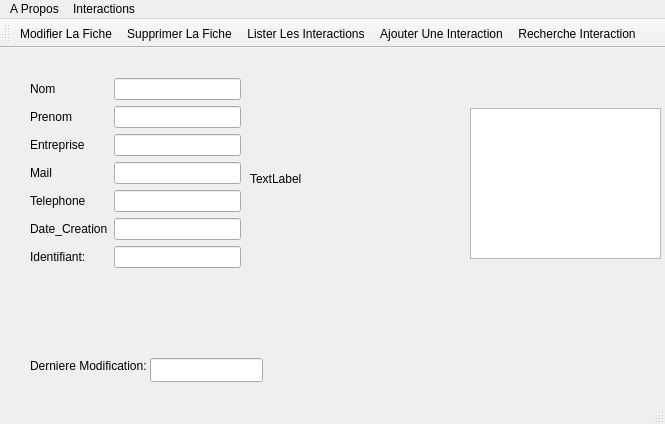
<?xml version="1.0" encoding="UTF-8"?>
<ui version="4.0">
 <class>PageContact</class>
 <widget class="QMainWindow" name="PageContact">
  <property name="geometry">
   <rect>
    <x>0</x>
    <y>0</y>
    <width>665</width>
    <height>424</height>
   </rect>
  </property>
  <property name="windowTitle">
   <string>Page Contact</string>
  </property>
  <widget class="QWidget" name="centralwidget">
   <widget class="QWidget" name="formLayoutWidget">
    <property name="geometry">
     <rect>
      <x>30</x>
      <y>30</y>
      <width>211</width>
      <height>231</height>
     </rect>
    </property>
    <layout class="QFormLayout" name="formLayout">
     <item row="0" column="1">
      <widget class="QLineEdit" name="Nom"/>
     </item>
     <item row="1" column="1">
      <widget class="QLineEdit" name="Prenom"/>
     </item>
     <item row="2" column="1">
      <widget class="QLineEdit" name="Entreprise"/>
     </item>
     <item row="3" column="1">
      <widget class="QLineEdit" name="Mail"/>
     </item>
     <item row="4" column="1">
      <widget class="QLineEdit" name="Telephone"/>
     </item>
     <item row="5" column="1">
      <widget class="QLineEdit" name="Date_Creation"/>
     </item>
     <item row="6" column="1">
      <widget class="QLineEdit" name="id"/>
     </item>
     <item row="0" column="0">
      <widget class="QLabel" name="label">
       <property name="text">
        <string>Nom</string>
       </property>
      </widget>
     </item>
     <item row="1" column="0">
      <widget class="QLabel" name="label_2">
       <property name="text">
        <string>Prenom</string>
       </property>
      </widget>
     </item>
     <item row="2" column="0">
      <widget class="QLabel" name="label_3">
       <property name="text">
        <string>Entreprise</string>
       </property>
      </widget>
     </item>
     <item row="3" column="0">
      <widget class="QLabel" name="label_4">
       <property name="text">
        <string>Mail</string>
       </property>
      </widget>
     </item>
     <item row="4" column="0">
      <widget class="QLabel" name="label_5">
       <property name="text">
        <string>Telephone</string>
       </property>
      </widget>
     </item>
     <item row="5" column="0">
      <widget class="QLabel" name="label_6">
       <property name="text">
        <string>Date_Creation</string>
       </property>
      </widget>
     </item>
     <item row="6" column="0">
      <widget class="QLabel" name="label_7">
       <property name="text">
        <string>Identifiant:</string>
       </property>
      </widget>
     </item>
    </layout>
   </widget>
   <widget class="QTableWidget" name="Result_Interaction">
    <property name="geometry">
     <rect>
      <x>470</x>
      <y>60</y>
      <width>191</width>
      <height>151</height>
     </rect>
    </property>
   </widget>
   <widget class="QLabel" name="label_8">
    <property name="geometry">
     <rect>
      <x>30</x>
      <y>310</y>
      <width>121</width>
      <height>16</height>
     </rect>
    </property>
    <property name="text">
     <string>Derniere Modification:</string>
    </property>
   </widget>
   <widget class="QLineEdit" name="Modification">
    <property name="geometry">
     <rect>
      <x>150</x>
      <y>310</y>
      <width>113</width>
      <height>24</height>
     </rect>
    </property>
   </widget>
   <widget class="QLabel" name="Photo">
    <property name="geometry">
     <rect>
      <x>250</x>
      <y>10</y>
      <width>201</width>
      <height>241</height>
     </rect>
    </property>
    <property name="text">
     <string>TextLabel</string>
    </property>
   </widget>
  </widget>
  <widget class="QMenuBar" name="menubar">
   <property name="geometry">
    <rect>
     <x>0</x>
     <y>0</y>
     <width>665</width>
     <height>21</height>
    </rect>
   </property>
   <widget class="QMenu" name="menuA_Propos">
    <property name="title">
     <string>A Propos</string>
    </property>
    <addaction name="actionModifier_La_Fiche"/>
    <addaction name="actionSupprimer_La_Fiche"/>
   </widget>
   <widget class="QMenu" name="menuInteractions">
    <property name="title">
     <string>Interactions</string>
    </property>
    <addaction name="actionAjouter_Une_Interaction"/>
    <addaction name="actionLister_Les_Interactions"/>
    <addaction name="actionRecherche_Interaction"/>
   </widget>
   <addaction name="menuA_Propos"/>
   <addaction name="menuInteractions"/>
  </widget>
  <widget class="QStatusBar" name="statusbar">
   <property name="styleSheet">
    <string notr="true"/>
   </property>
  </widget>
  <widget class="QToolBar" name="toolBar">
   <property name="windowTitle">
    <string>toolBar</string>
   </property>
   <attribute name="toolBarArea">
    <enum>TopToolBarArea</enum>
   </attribute>
   <attribute name="toolBarBreak">
    <bool>false</bool>
   </attribute>
   <addaction name="actionModifier_La_Fiche"/>
   <addaction name="actionSupprimer_La_Fiche"/>
   <addaction name="actionLister_Les_Interactions"/>
   <addaction name="actionAjouter_Une_Interaction"/>
   <addaction name="actionRecherche_Interaction"/>
  </widget>
  <action name="actionModifier_La_Fiche">
   <property name="icon">
    <iconset resource="Ressources_QT.qrc">
     <normaloff>:/Ressources/contact.png</normaloff>:/Ressources/contact.png</iconset>
   </property>
   <property name="text">
    <string>Modifier La Fiche</string>
   </property>
  </action>
  <action name="actionSupprimer_La_Fiche">
   <property name="icon">
    <iconset resource="Ressources_QT.qrc">
     <normaloff>:/Ressources/delete-user.png</normaloff>:/Ressources/delete-user.png</iconset>
   </property>
   <property name="text">
    <string>Supprimer La Fiche</string>
   </property>
  </action>
  <action name="actionAjouter_Une_Interaction">
   <property name="icon">
    <iconset resource="Ressources_QT.qrc">
     <normaloff>:/rec/Ressources/ajouter-interaction.png</normaloff>:/rec/Ressources/ajouter-interaction.png</iconset>
   </property>
   <property name="text">
    <string>Ajouter Une Interaction</string>
   </property>
  </action>
  <action name="actionLister_Les_Interactions">
   <property name="icon">
    <iconset resource="Ressources_QT.qrc">
     <normaloff>:/rec/Ressources/interaction.png</normaloff>:/rec/Ressources/interaction.png</iconset>
   </property>
   <property name="text">
    <string>Lister Les Interactions</string>
   </property>
  </action>
  <action name="actionRecherche_Interaction">
   <property name="icon">
    <iconset resource="Ressources_QT.qrc">
     <normaloff>:/rec/Ressources/search-engine-optimization.png</normaloff>:/rec/Ressources/search-engine-optimization.png</iconset>
   </property>
   <property name="text">
    <string>Recherche Interaction</string>
   </property>
  </action>
 </widget>
 <resources>
  <include location="Ressources_QT.qrc"/>
 </resources>
 <connections/>
</ui>
